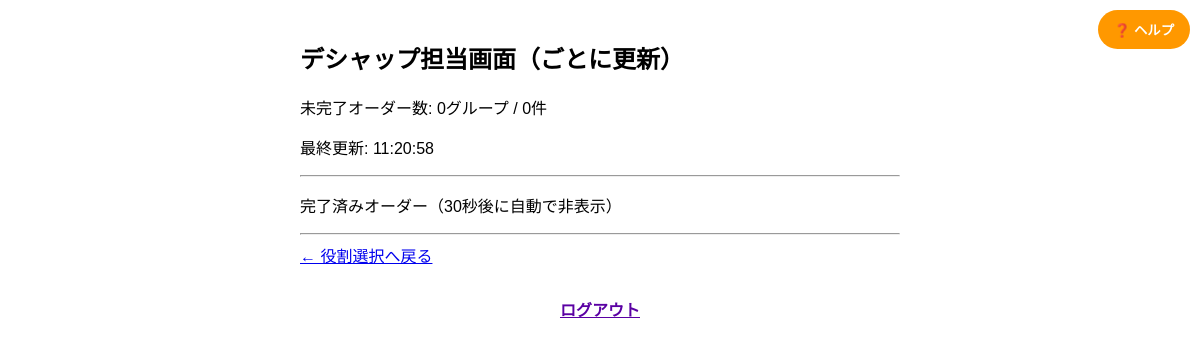
/ice/deshap/, run on an earlier commit of the app's database.
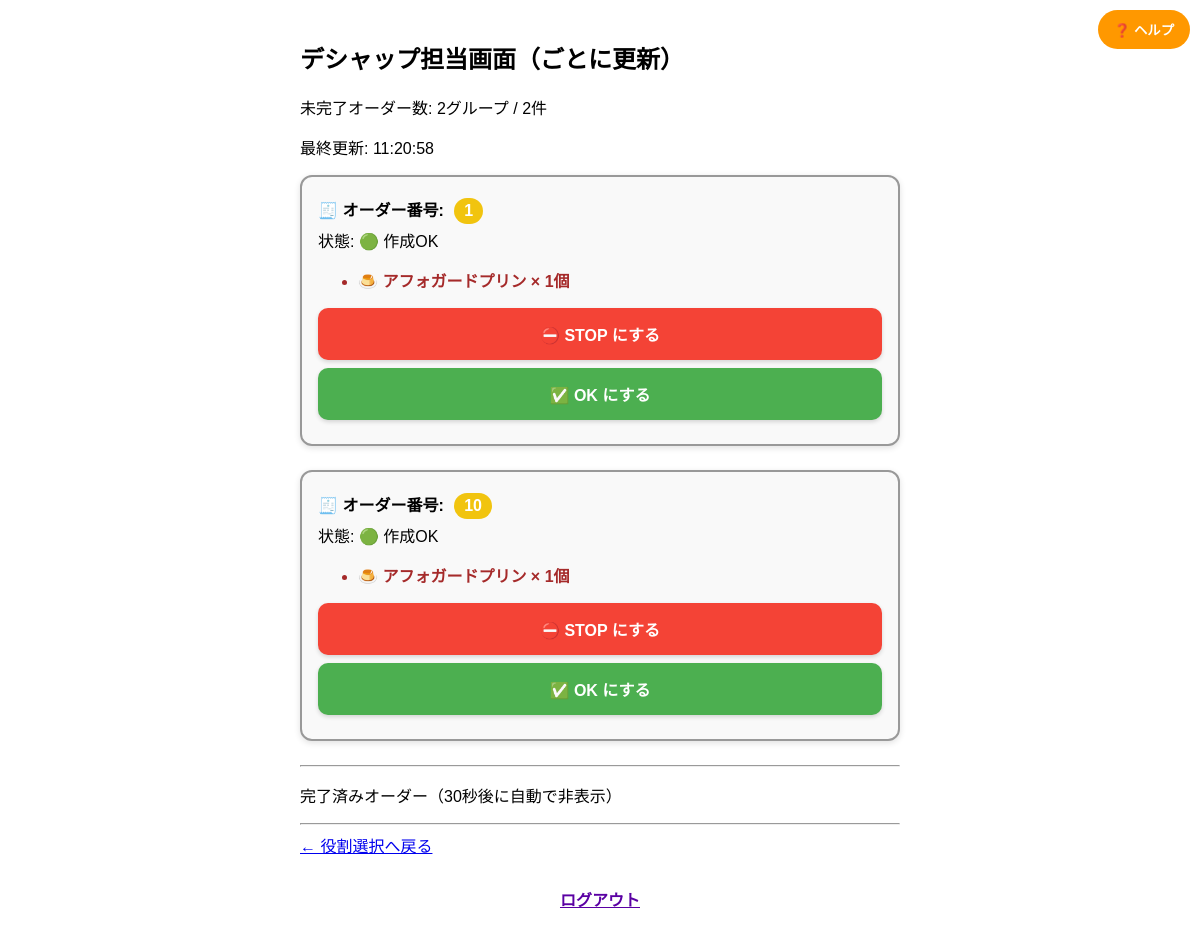
And on a later commit of the database.
### ice/models.py (models this page shows, shortened)
class Order(models.Model):
    group_id = models.CharField(max_length=20)  # グループID
    size = models.CharField(max_length=2, choices=[('S', 'シングル'), ('W', 'ダブル')])  # サイズ
    container = models.CharField(max_length=10, choices=[('cup', 'カップ'), ('cone', 'コーン')])  # 容器
    flavor1 = models.CharField(max_length=50, choices=FLAVOR_CHOICES)  # フレーバー1
    flavor2 = models.CharField(max_length=50, blank=True, null=True, choices=FLAVOR_CHOICES)  # フレーバー2（ダブル用）
    is_completed = models.BooleanField(default=False)  # 完了フラグ
    timestamp = models.DateTimeField(auto_now_add=True)  # 注文受付時刻
    status = models.CharField(max_length=10, choices=ORDER_STATUS_CHOICES, default='ok')  # 注文状態
    clip_color = models.CharField(max_length=10, choices=CLIP_COLOR_CHOICES)  # クリップ色
    clip_number = models.IntegerField()  # クリップ番号
    completed_at = models.DateTimeField(null=True, blank=True)  # 完了時刻
    status_modified_at = models.DateTimeField(auto_now=True)  # 状態変更時刻
    is_auto_stopped = models.BooleanField(default=False)  # 自動STOPかどうか
    note = models.TextField(blank=True, null=True)  # 備考欄
    is_pudding = models.BooleanField(default=False, verbose_name='アフォガードプリン')  # アフォガードプリンかどうか
    class Meta:
        verbose_name = "アイスクリーム注文"
        verbose_name_plural = "アイスクリーム注文"
        ordering = ['-timestamp']
        indexes = [
            models.Index(fields=['status', 'is_completed'], name='ice_status_completed_idx'),
            models.Index(fields=['status_modified_at'], name='ice_status_modified_idx'),
            models.Index(fields=['clip_color', 'clip_number'], name='ice_clip_idx'),
            models.Index(fields=['group_id'], name='ice_group_idx'),
            models.Index(fields=['timestamp'], name='ice_timestamp_idx'),
            models.Index(fields=['size', 'is_completed'], name='ice_size_completed_idx'),
        ]

### ice/views.py (the view, shortened to what this page needs)
# urls.py: path('ice/deshap/', views.deshap_view, name='deshap_prefixed'),
def deshap_view(request):
    _update_hold_status()
    now = timezone.now()
    grouped_orders = _group_orders_by_id(Order.objects.order_by('timestamp'))
    active_orders, completed_orders = _separate_active_completed(grouped_orders, now)
    active_count = len(active_orders)
    metrics = _calculate_ice_refresh_metrics()
    active_order_total = metrics['active_order_total']
    newly_created_group_ids = _find_recent_groups(grouped_orders, reference_time=now)
    pudding_counts_active_by_group = _count_pudding_by_group(active_orders)
    pudding_counts_completed_by_group = _count_pudding_by_group(completed_orders)
    context = {
        'grouped_orders': active_orders,
        'completed_orders': completed_orders,
        'now': now,
        'active_count': active_count,
        'active_order_total': active_order_total,
        'newly_created_group_ids': newly_created_group_ids,
        'pudding_counts_active_by_group': pudding_counts_active_by_group,
        'pudding_counts_completed_by_group': pudding_counts_completed_by_group,
        'refresh_value': metrics['refresh_value'],
    }
    return render(request, 'ice/deshap.html', context)

### food/templatetags/custom_filters.py (called while the page is built)
@register.filter
def get_item(dictionary, key):
    return dictionary.get(key)

### ice/views.py (called while the page is built, shortened)
def _group_orders_by_id(orders):
    grouped = {}
    for order in orders:
        grouped.setdefault(order.group_id, []).append(order)
    return grouped

def _separate_active_completed(grouped_orders, now):
    active = {}
    completed = {}
    for group_id, orders in grouped_orders.items():
        sorted_orders = sorted(orders, key=lambda o: o.timestamp)
        if all(o.is_completed for o in sorted_orders):
            completed_times = [o.completed_at for o in sorted_orders if o.completed_at]
            if completed_times and now - max(completed_times) <= timedelta(seconds=30):
                completed[group_id] = sorted_orders
        else:
            active[group_id] = sorted_orders
    return active, completed

def _update_hold_status():
    pending_groups = list(
        Order.objects.filter(is_completed=False, status='hold')
        .values_list('group_id', flat=True)
        .distinct()
    )
    if not pending_groups:
        return

### templates/ice/deshap.html (shortened to what this page needs)
{% load custom_filters %}
{% load static %}
<!DOCTYPE html>
<html lang="ja">
<head>
</head>
<body>
  <h2>デシャップ担当画面（ごとに更新）</h2>
  <p id="deshap-active-count"
     data-auto-refresh-value="{{ refresh_value }}"
     data-active-items="{{ active_order_total }}">
    未完了オーダー数: {{ active_count }}グループ / {{ active_order_total }}件
  </p>
  <p>最終更新: {{ now|time:"H:i:s" }}</p>
<button id="helpButton" onclick="openHelp()">❓ ヘルプ</button>
{% for group_id, orders in grouped_orders.items %}
<div class="order-card">
  <p class="clip-id">
    🧾 オーダー番号:
    <span class="clip-badge {{ orders.0.clip_color }}">
      {{ orders.0.clip_number }}
    </span>
  </p>
  <p class="status-line">
    状態:
    {% if orders.0.status == 'ok' %}
      🟢 作成OK
    {% elif orders.0.status == 'stop' %}
      🔴 STOP中{% if orders.0.is_auto_stopped %}（自動）{% endif %}
    {% endif %}
  </p>
<ul>
  {% with pudding_count=pudding_counts_active_by_group|get_item:group_id %}
    {% if pudding_count %}
      <li style="font-weight: bold; color: #a52a2a;">🍮 アフォガードプリン × {{ pudding_count }}個</li>
    {% endif %}
  {% endwith %}
</ul>
  <form method="post" action="/ice/update_status/{{ orders.0.group_id }}/stop/">
    <button type="submit" class="complete-button stop-button">⛔ STOP にする</button>
  </form>
  <form method="post" action="/ice/update_status/{{ orders.0.group_id }}/ok/">
    <button type="submit" class="complete-button ok-button">✅ OK にする</button>
  </form>
</div>
{% endfor %}
  <hr>
  <p>完了済みオーダー（30秒後に自動で非表示）</p>
  <hr>
  <a href="/">← 役割選択へ戻る</a>
  <div class="logout-bottom">
    <a href="/logout/" style="font-weight: bold; color: #5a00a3;">ログアウト</a>
  </div>
</body>
</html>

What changed in the data, as far as the page shows it:
added Order: clip_number "1", status "🟢 作成OK", pudding_count "1"
added Order: clip_number "10", status "🟢 作成OK", is_pudding "1"
Also different on the page:
{{ active_count }}: "0" → "2"
{{ active_order_total }}: "0" → "2"
